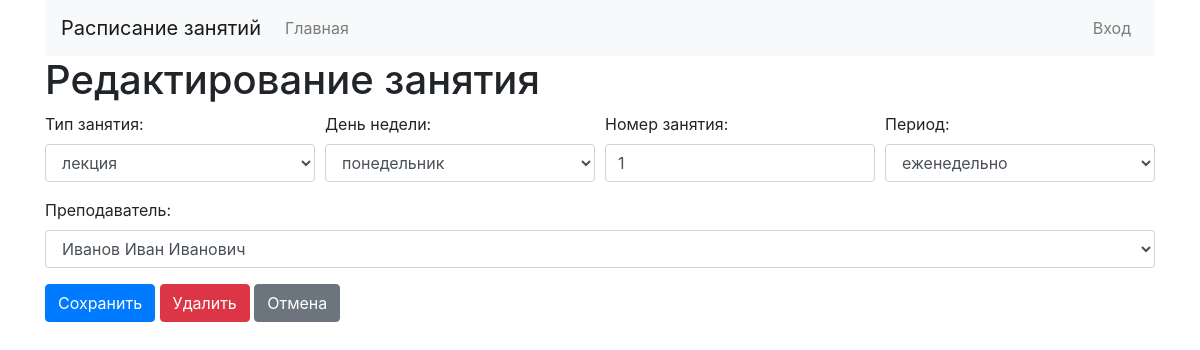
Page /subject/1/class/2/ on the committed database.
### schedule_editor/models.py (models this page shows, shortened)
class SubjectClass(Model):
    LECTURE = 'LEC'
    LAB_WORK= 'LAB'
    PRACTICE = 'PRA'
    CLASS_TYPES = (
        (LECTURE, 'лекция'),
        (LAB_WORK, 'лабораторная работа'),
        (PRACTICE, 'практическое занятие')
    )
    MONDAY = 0
    TUESDAY = 1
    WEDNESDAY = 2
    THURSDAY = 3
    FRIDAY = 4
    SATURDAY = 5
    SUNDAY = 6
    WEEKDAY = (
        (MONDAY, 'понедельник'),
        (TUESDAY, 'вторник'),
        (WEDNESDAY, 'среда'),
        (THURSDAY, 'четверг'),
        (FRIDAY, 'пятница'),
        (SATURDAY, 'суббота'),
        (SUNDAY, 'воскресенье'),
    )
    EVERY_WEEK = -1
    ODD_WEEK = 1
    EVEN_WEEK = 0
    PERIOD = (
        (EVERY_WEEK, 'еженедельно'),
        (ODD_WEEK, 'нечётные недели'),
        (EVEN_WEEK, 'чётные недели')
    )
    subject = ForeignKey('Subject', on_delete=CASCADE)
    class_type = CharField('тип занятия', max_length=3, choices=CLASS_TYPES)
    teacher = ForeignKey('Teacher', on_delete=DO_NOTHING, blank=True, null=True, verbose_name='преподаватель')
    weekday = IntegerField('день недели', choices=WEEKDAY)
    period = IntegerField('период', choices=PERIOD)
    number = IntegerField('номер занятия')
    class Meta:
        verbose_name = 'занятие дисциплины'
        verbose_name_plural = 'занятия дисциплин'

### schedule_editor/views.py (the view)
# urls.py: path('subject/<int:subject_id>/class/<int:class_id>/', views.subject_class_page, name='class_update'),
def subject_class_page(request, subject_id, class_id=None):
    subject = get_object_or_404(models.Subject, pk=subject_id)
    group = subject.semester.student_group
    subject_class = None if class_id is None else get_object_or_404(models.SubjectClass, pk=class_id)
    if request.method == 'POST':
        form = forms.SubjectClassForm(request.POST, instance=subject_class)
        if form.is_valid():
            form.save()
            return redirect('subject_update', group_id=group.id, subject_id=subject.id)
    else:
        form = forms.SubjectClassForm(instance=subject_class)
    return render(request, 'schedule_editor/subject_class.html', {'form': form, 'subject': subject, 'group': group})

### schedule_editor/forms.py
class SubjectClassForm(forms.ModelForm):
    class Meta:
        fields = ['subject', 'class_type', 'weekday', 'number', 'period', 'teacher']
        model = models.SubjectClass

### schedule_editor/models.py (called while the page is built)
    def __str__(self):
        return '%s %s %s' % (self.last_name, self.first_name, self.second_name)

### schedule_editor/templates/schedule_editor/subject_class.html (shortened to what this page needs)
{% extends 'schedule_editor/menu.html' %}
{% block content %}
<div class="container">
    <div class="row">
        <div class="col">
            <h1>Редактирование занятия</h1>
            <form method="post">
                <div class="form-row">
                    <div class="form-group col-3{% if form.class_type.errors %} has-error{% endif %}">
                        {{ form.class_type.label_tag }}
                        {{ form.class_type }}
                    </div>
                    <div class="form-group col-3{% if form.weekday.errors %} has-error{% endif %}">
                        {{ form.weekday.label_tag }}
                        {{ form.weekday }}
                    </div>
                    <div class="form-group col-3{% if form.number.errors %} has-error{% endif %}">
                        {{ form.number.label_tag }}
                        {{ form.number }}
                    </div>
                    <div class="form-group col-3{% if form.period.errors %} has-error{% endif %}">
                        {{ form.period.label_tag }}
                        {{ form.period }}
                    </div>
                </div>
                <div class="form-group{% if form.lecture_hours.errors %} has-error{% endif %}">
                    {{ form.teacher.label_tag }}
                    {{ form.teacher }}
                </div>
                <input type="submit" class="btn btn-primary" value="Сохранить">
                {% if form.instance.id %}
                <button type="button" role="button" class="btn btn-danger" data-toggle="modal" data-target="#confirmRemove">
                    Удалить
                </button>
                {% endif %}
                <a href="{% url 'subject_update' group.id subject.id %}" class="btn btn-secondary">Отмена</a>
            </form>
        </div>
    </div>
</div>
{% endblock %}

### rows in the picture
SubjectClass: class_type "лекция", weekday "понедельник", number "1", period "еженедельно", teacher "Иванов Иван Иванович"
